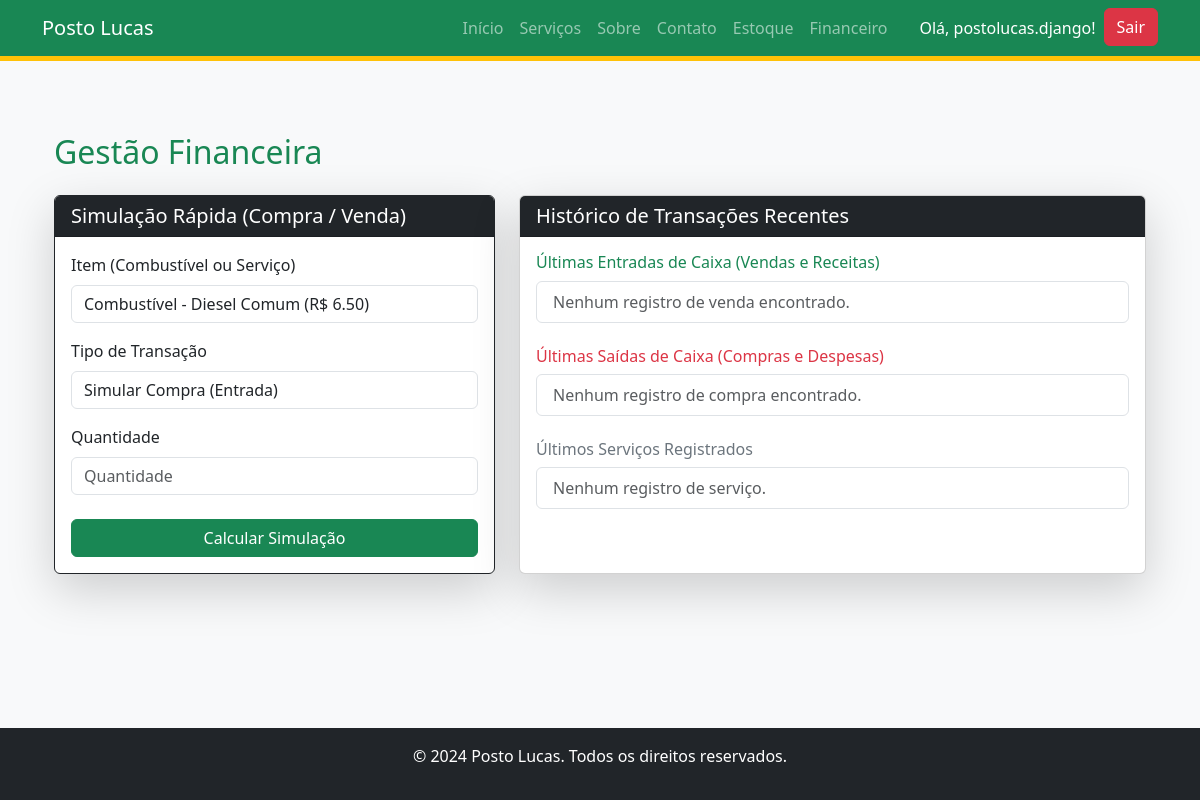
Page /gerenciamento/financeiro/ (signed in) on the earlier database version.
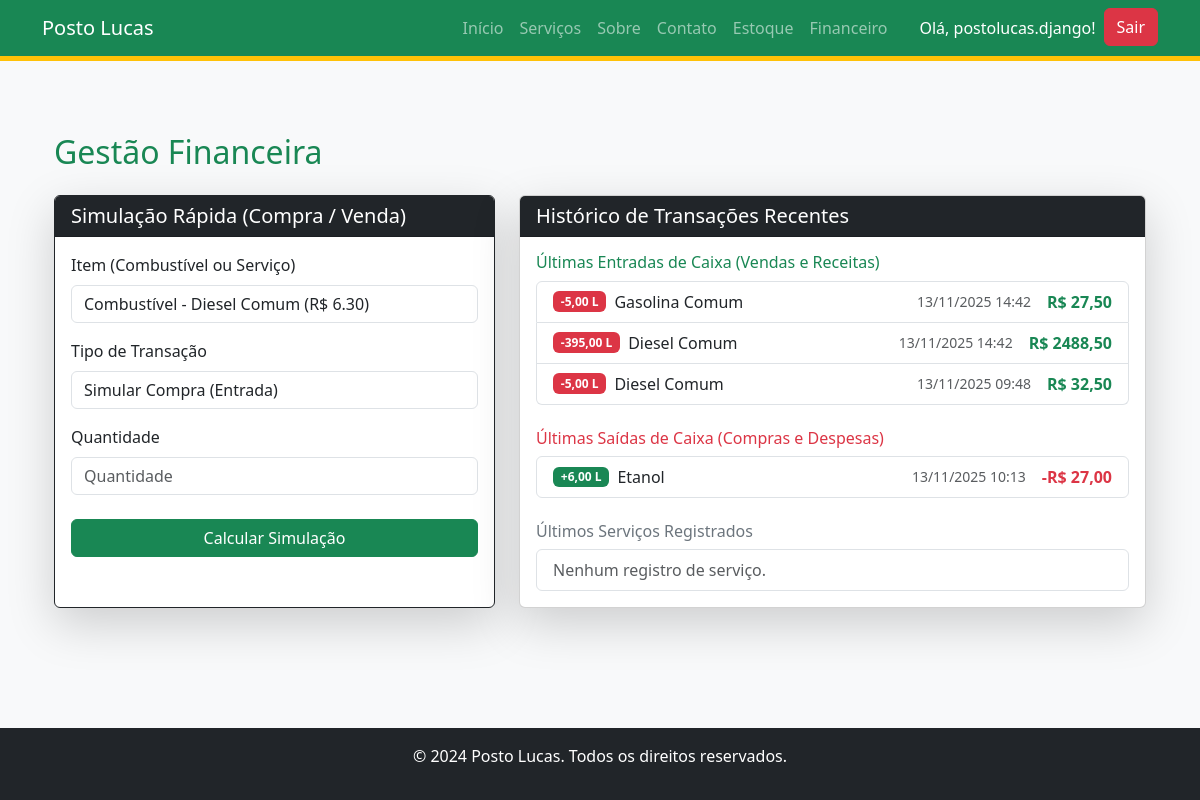
Same page on the later database version.
### apps/gerenciamento/models.py (models this page shows, shortened)
class RegistroVenda(models.Model):
    combustivel = models.ForeignKey(
        EstoqueGasolina,
        on_delete=models.PROTECT,
        verbose_name='Combustível Vendido'
    )
    data_venda = models.DateTimeField(auto_now_add=True, verbose_name='Data da Venda')
    quantidade_litros = models.DecimalField(decimal_places=2, max_digits=10, verbose_name='Quantidade (L)')
    preco_venda_litro = models.DecimalField(decimal_places=2, max_digits=10, verbose_name='Preço de Venda por Litro (R$)')
    total_venda = models.DecimalField(decimal_places=2, max_digits=10, verbose_name='Total Recebido (R$)')
    class Meta:
        verbose_name = 'Registro de Venda'
        verbose_name_plural = 'Registros de Vendas'
        ordering = ['-data_venda']

class EstoqueGasolina(models.Model):
    TIPOS_COMBUSTIVEL = [
        ('GAS_COMUM', 'Gasolina Comum'),
        ('GAS_ADITIVADA', 'Gasolina Aditivada'),
        ('DIESEL_COMUM', 'Diesel Comum'),
        ('DIESEL_S10', 'Diesel S-10'),
        ('ETANOL', 'Etanol'),
    ]
    tipo = models.CharField(
        max_length=20,
        choices=TIPOS_COMBUSTIVEL,
        unique=True, # <--- CRÍTICO: Garante que só haverá uma linha por tipo de combustível.
        verbose_name="Tipo de Combustível"
    )
    quantidade_litros = models.DecimalField(
        max_digits=10, # Suporta até 99.999.999,99 L (10 dígitos no total)
        decimal_places=2, # Duas casas decimais de precisão (centésimos de litro)
        default=0.00,
        verbose_name="Estoque (Litros)"
    )
    preco_atual_litro = models.DecimalField(
        max_digits=10,
        decimal_places=2,
        default=0.00,
        verbose_name="Preço Atual por Litro (R$)"
    )
    data_ultima_atualizacao = models.DateTimeField(
        auto_now=True, # Atualiza automaticamente a cada salvamento
        verbose_name="Última Atualização"
    )
    class Meta:
        verbose_name = "Estoque de Combustível"
        verbose_name_plural = "Estoque de Combustíveis"

class RegistroCompra(models.Model):
    combustivel = models.ForeignKey(
        EstoqueGasolina,
        on_delete=models.PROTECT,
        verbose_name='Combustível Comprado'
    )
    data_compra = models.DateTimeField(
        auto_now_add=True,
        verbose_name='Data da Compra'
    )
    quantidade_litros = models.DecimalField(decimal_places=2, max_digits=10, verbose_name='Quantidade (L)')
    preco_compra_litro = models.DecimalField(decimal_places=2, max_digits=10, verbose_name='Preço de Compra por Litro (R$)')
    total_compra = models.DecimalField(decimal_places=2, max_digits=10, verbose_name='Total Pago (R$)')
    class Meta:
        verbose_name = 'Registro de Compra'
        verbose_name_plural = 'Registros de Compras'
        ordering = ['-data_compra']

### apps/gerenciamento/views.py (the view)
# urls.py: path('financeiro/', views.financeiro_view, name='financeiro'),
@login_required
def financeiro_view(request):
    compras = RegistroCompra.objects.all()[:10]
    vendas = RegistroVenda.objects.all()[:10]
    registros_servicos = RegistroServico.objects.all()[:10]
    simulacao_resultado = None
    combustiveis = EstoqueGasolina.objects.all().order_by('tipo')
    servicos = Servico.objects.exclude(descricao__startswith='origem:combustivel:').order_by('nome')
    choices = []
    for c in combustiveis:
        choices.append((f"C:{c.pk}", f"Combustível - {c.get_tipo_display()} (R$ {c.preco_atual_litro})"))
    for s in servicos:
        choices.append((f"S:{s.pk}", f"Serviço - {s.nome} (R$ {s.preco_unitario})"))
    if request.method == 'POST':
        form = SimulacaoForm(request.POST)
        form.fields['item'].choices = choices # Atribui choices para a validação do POST
        if form.is_valid():
            item_raw = form.cleaned_data['item']
            quantidade = form.cleaned_data['quantidade']
            transacao = form.cleaned_data['transacao'] # 'COMPRA' ou 'VENDA'
            try:
                with transaction.atomic():
                    prefix, pk_str = item_raw.split(':', 1)
                    pk = int(pk_str)
                    is_entrada = False # Assume-se CUSTO (Saída de Caixa) inicialmente
                    if prefix == 'C':
                        item_estoque = EstoqueGasolina.objects.select_for_update().get(pk=pk)
                        preco_unitario = item_estoque.preco_atual_litro
                        if transacao == 'COMPRA':
                            estoque_delta = quantidade
                            is_entrada = False
                            total = (Decimal(preco_unitario) * Decimal(quantidade))
                            RegistroCompra.objects.create(
                                combustivel=item_estoque,
                                quantidade_litros=quantidade,
                                preco_compra_litro=preco_unitario,
                                total_compra=total
                            )
                            msg_tipo = "Compra de Combustível"
                        elif transacao == 'VENDA':
                            estoque_delta = quantidade * -1
                            is_entrada = True
                            if item_estoque.quantidade_litros + estoque_delta < 0:
                                messages.error(request, "ERRO: Estoque insuficiente para registrar esta venda.")
                                return redirect('financeiro')
                            total = (Decimal(preco_unitario) * Decimal(quantidade))
                            RegistroVenda.objects.create(
                                combustivel=item_estoque,
                                quantidade_litros=quantidade,
                                preco_venda_litro=preco_unitario,
                                total_venda=total
                            )
                            msg_tipo = "Venda de Combustível"
                        item_estoque.quantidade_litros += estoque_delta
                        item_estoque.save()
                        simulacao_resultado = {
                            'item_label': item_estoque.get_tipo_display(),
                            'quantidade': quantidade,
                            'preco_unitario': preco_unitario,
                            'total': total,
                            'tipo': transacao.lower(),
                            'is_entrada': is_entrada,
                        }
                        messages.success(request, f"{msg_tipo} registrada e estoque atualizado!")
                    elif prefix == 'S':
                        servico = Servico.objects.get(pk=pk)
                        preco_unitario = servico.preco_unitario
                        total = (Decimal(preco_unitario) * Decimal(quantidade))
                        is_entrada = transacao == 'VENDA'
                        RegistroServico.objects.create(
                            servico=servico,
                            tipo=transacao, # Armazena se foi 'COMPRA' ou 'VENDA' do serviço
                            quantidade=quantidade,
                            preco_unitario=preco_unitario,
                            total=total
                        )
                        simulacao_resultado = {
                            'item_label': servico.nome,
                            'quantidade': quantidade,
                            'preco_unitario': preco_unitario,
                            'total': total,
                            'tipo': transacao.lower(),
                            'is_entrada': is_entrada,
                        }
                        messages.success(request, f"{transacao.title()} de serviço registrada!")
            except Exception as e:
                messages.error(request, f"Erro na transação: {e}")
            return redirect('financeiro')
    else:
        form = SimulacaoForm()
        form.fields['item'].choices = choices # Atribui choices
    context = {
        'compras': compras,
        'vendas': vendas,
        'form': form,
        'simulacao_resultado': simulacao_resultado, # Usado para exibir o resultado da última transação
        'registros_servicos': registros_servicos,
        'titulo': 'Gestão Financeira'
    }
    return render(request, 'gerenciamento/financeiro.html', context)

### apps/gerenciamento/forms.py
class SimulacaoForm(forms.Form):
    item = forms.ChoiceField(
        choices=[],
        label="Item (Combustível ou Serviço)",
        widget=forms.Select(attrs={'class': 'form-select'})
    )
    TIPO_TRANSACAO = [
        ('COMPRA', 'Simular Compra (Entrada)'),
        ('VENDA', 'Simular Venda (Saída)'),
    ]
    transacao = forms.ChoiceField(
        choices=TIPO_TRANSACAO,
        label="Tipo de Transação",
        widget=forms.Select(attrs={'class': 'form-select'})
    )
    quantidade = forms.DecimalField(
        label="Quantidade",
        max_digits=10,
        decimal_places=2,
        min_value=0.01,
        widget=forms.NumberInput(attrs={'class': 'form-control', 'placeholder': 'Quantidade'})
    )

### templates/gerenciamento/financeiro.html (shortened to what the changed rows need)
{% extends "base.html" %}
{% load widget_tweaks %}
{% block content %}
<div class="container mt-5">
    <h2 class="mb-4 text-success">{{ titulo }}</h2>
    <div class="row g-4">
        <div class="col-lg-5 mb-4">
            <div class="card shadow-lg border-dark h-100">
                <div class="card-body">
                    <form method="POST">
                        <div class="row g-3">
                            {% for field in form %}
                            <div class="col-12">
                                <label for="{{ field.id_for_label }}" class="form-label">{{ field.label }}</label>
                                {% render_field field class="form-control" %}
                            </div>
                            {% endfor %}
                        </div>
                    </form>
                </div>
            </div>
        </div>
        <div class="col-lg-7 mb-4">
            <div class="card shadow-lg h-100">
                <div class="card-body">
                    <ul class="list-group mb-4">
                        {% for venda in vendas %}
                        <li class="list-group-item d-flex justify-content-between align-items-center">
                            <div class="d-flex flex-column flex-sm-row align-items-sm-center text-start">
                                <span class="badge text-bg-danger me-sm-2 mb-1 mb-sm-0">-{{ venda.quantidade_litros|floatformat:2 }} L</span>
                                <span class="text-nowrap">{{ venda.combustivel.get_tipo_display }}</span>
                            </div>
                            <div class="d-flex flex-column flex-sm-row align-items-sm-center text-end">
                                <span class="text-muted small me-sm-3 text-nowrap">{{ venda.data_venda|date:"d/m/Y H:i" }}</span>
                                <strong class="text-success text-nowrap">R$ {{ venda.total_venda|floatformat:2 }}</strong>
                            </div>
                        </li>
                        {% empty %}
                        <li class="list-group-item text-muted">
                            Nenhum registro de venda encontrado.
                        </li>
                        {% endfor %}
                    </ul>
                    <ul class="list-group">
                        {% for compra in compras %}
                        <li class="list-group-item d-flex justify-content-between align-items-center">
                            <div class="d-flex flex-column flex-sm-row align-items-sm-center text-start">
                                <span class="badge text-bg-success me-sm-2 mb-1 mb-sm-0">+{{ compra.quantidade_litros|floatformat:2 }} L</span>
                                <span class="text-nowrap">{{ compra.combustivel.get_tipo_display }}</span>
                            </div>
                            <div class="d-flex flex-column flex-sm-row align-items-sm-center text-end">
                                <span class="text-muted small me-sm-3 text-nowrap">{{ compra.data_compra|date:"d/m/Y H:i" }}</span>
                                <strong class="text-danger text-nowrap">-R$ {{ compra.total_compra|floatformat:2 }}</strong>
                            </div>
                        </li>
                        {% empty %}
                        <li class="list-group-item text-muted">
                            Nenhum registro de compra encontrado.
                        </li>
                        {% endfor %}
                    </ul>
                </div>
            </div>
        </div>
    </div>
</div>
{% endblock content %}

Differences in the rows shown:
added RegistroVenda: quantidade_litros "5,00", combustivel.tipo "Gasolina Comum", data_venda "13/11/2025 14:42", total_venda "27,50"
added RegistroVenda: quantidade_litros "395,00", combustivel.tipo "Diesel Comum", data_venda "13/11/2025 14:42", total_venda "2488,50"
added RegistroVenda: quantidade_litros "5,00", combustivel.tipo "Diesel Comum", data_venda "13/11/2025 09:48", total_venda "32,50"
added RegistroCompra: quantidade_litros "6,00", combustivel.tipo "Etanol", data_compra "13/11/2025 10:13", total_compra "27,00"
Other differences:
form field item: "Combustível - Diesel Comum (R$ 6.50)" → "Combustível - Diesel Comum (R$ 6.30)"
text no longer shown: "Nenhum registro de venda encontrado. Nenhum registro de compra encontrado."
